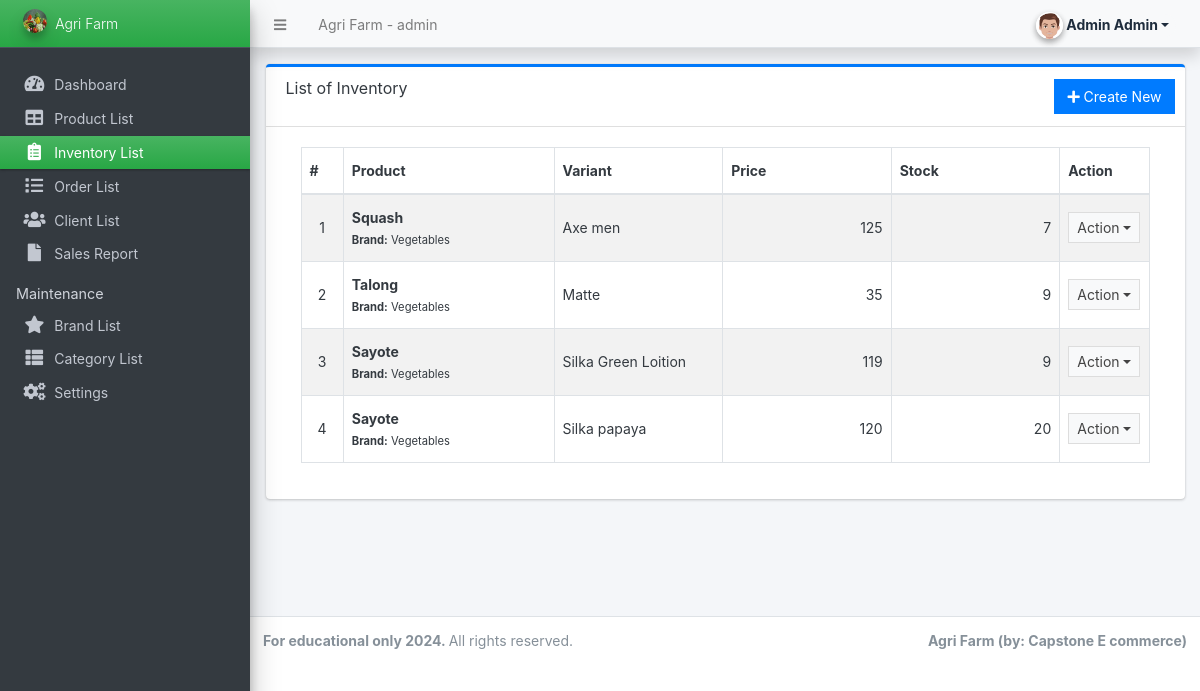
Before: /admin/?page=inventory (signed in) with the older database file.
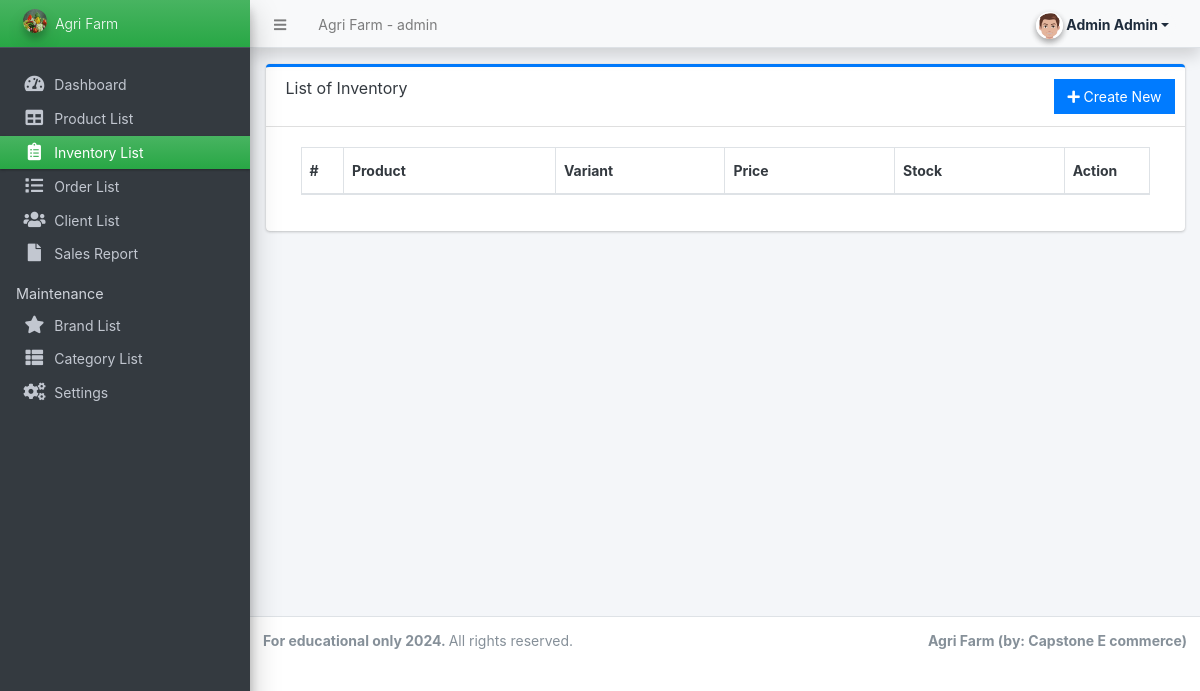
After: the same page with the newer database file.
### tables this page shows
CREATE TABLE `inventory` (
  `id` int(30) NOT NULL,
  `variant` text NOT NULL,
  `product_id` int(30) NOT NULL,
  `quantity` double NOT NULL,
  `price` float NOT NULL,
  `date_created` datetime NOT NULL DEFAULT current_timestamp(),
  `date_updated` datetime DEFAULT NULL ON UPDATE current_timestamp()
);

CREATE TABLE `products` (
  `id` int(30) NOT NULL,
  `brand_id` int(30) NOT NULL,
  `category_id` int(30) NOT NULL,
  `name` varchar(250) NOT NULL,
  `specs` text NOT NULL,
  `status` tinyint(1) NOT NULL DEFAULT 1,
  `delete_flag` tinyint(1) NOT NULL DEFAULT 0,
  `date_created` datetime NOT NULL DEFAULT current_timestamp()
);

CREATE TABLE `brands` (
  `id` int(30) NOT NULL,
  `name` varchar(250) NOT NULL,
  `description` text DEFAULT NULL,
  `image_path` text DEFAULT NULL,
  `status` tinyint(1) NOT NULL DEFAULT 1,
  `delete_flag` tinyint(1) NOT NULL DEFAULT 0,
  `date_created` datetime NOT NULL DEFAULT current_timestamp()
);

### config.php (called while the page is built, shortened)
<?php
function format_num($number = '' , $decimal = ''){
    if(is_numeric($number)){
        $ex = explode(".",$number);
        $decLen = isset($ex[1]) ? strlen($ex[1]) : 0;
        if(is_numeric($decimal)){
            return number_format($number,$decimal);
        }else{
            return number_format($number,$decLen);
        }
    }else{
        return "Invalid Input";
    }
}
?>

### admin/inventory/index.php (the view, shortened to what this page needs)
<div class="card card-outline card-primary">
	<div class="card-header">
		<h3 class="card-title">List of Inventory</h3>
		<div class="card-tools">
			<a href="?page=inventory/manage_inventory" class="btn btn-flat btn-primary"><span class="fas fa-plus"></span>  Create New</a>
		</div>
	</div>
	<div class="card-body">
		<div class="container-fluid">
        <div class="container-fluid">
			<table class="table table-hover table-striped table-bordered">
				<colgroup>
					<col width="5%">
					<col width="25%">
					<col width="20%">
					<col width="20%">
					<col width="20%">
					<col width="10%">
				</colgroup>
				<thead>
					<tr>
						<th>#</th>
						<th>Product</th>
						<th>Variant</th>
						<th>Price</th>
						<th>Stock</th>
						<th>Action</th>
					</tr>
				</thead>
				<tbody>
					<?php
					$i = 1;
						$qry = $conn->query("SELECT i.*,p.name as product,b.name as bname from `inventory` i inner join `products` p on p.id = i.product_id inner join brands b on p.brand_id = b.id order by unix_timestamp(i.date_created) desc ");
						while($row = $qry->fetch_assoc()):
						$sold = $conn->query("SELECT SUM(ol.quantity) as sold FROM order_list ol inner join orders o on o.id = ol.order_id where ol.inventory_id='{$row['id']}' and o.`status` != 4 ");
						$sold = $sold->num_rows > 0 ? $sold->fetch_assoc()['sold'] : 0;
						$avail = $row['quantity'] - $sold;
						foreach($row as $k=> $v){
							$row[$k] = trim(stripslashes($v));
						}
					?>
						<tr>
							<td class="text-center"><?php echo $i++; ?></td>
							<td>
								<b><?php echo $row['product'] ?></b> <br>
								<small><b>Brand:</b> <?php echo $row['bname'] ?></small>
							</td>
							<td class=""><?php echo ($row['variant']) ?></td>
							<td class="text-right"><?php echo format_num($row['price']) ?></td>
							<td class="text-right"><?php echo $avail ?></td>
							<td align="center">
								 <button type="button" class="btn btn-flat btn-default btn-sm dropdown-toggle dropdown-icon" data-toggle="dropdown">
				                  		Action
				                  </button>
							</td>
						</tr>
					<?php endwhile; ?>
				</tbody>
			</table>
		</div>
		</div>
	</div>
</div>

Changed rows visible on the page:
removed inventory: product.name "Squash", brands.name "Vegetables", variant "Axe men", price "125", avail "7"
removed inventory: product.name "Talong", brands.name "Vegetables", variant "Matte", price "35", avail "9"
removed inventory: product.name "Sayote", brands.name "Vegetables", variant "Silka Green Loition", price "119", avail "9"
removed inventory: product.name "Sayote", brands.name "Vegetables", variant "Silka papaya", price "120", quantity "20"
